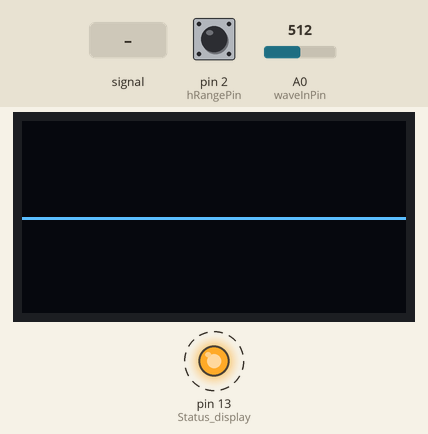
Recording of a sketch running on a simulated Arduino Nano, built with avr-gcc and run on an emulated ATmega328P. On the bench: 128×64 one-colour display, output pins drawn as LEDs (lit = HIGH). Dashed ring = blinking. The test bench sets the inputs (shaded band); at power-on: A0 (waveInPin) = 512, pin 2 (hRangePin) HIGH.

Above: at 8.2 s.
8.3 s: A0 (waveInPin) fed a 200 Hz sine of ±81 counts around its level
At 9.4 s:
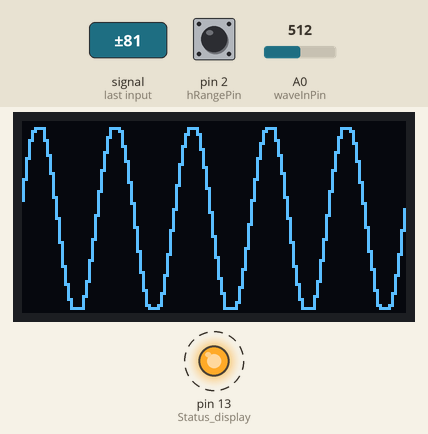
10.0 s: A0 (waveInPin) set to 716
At 10.32 s:
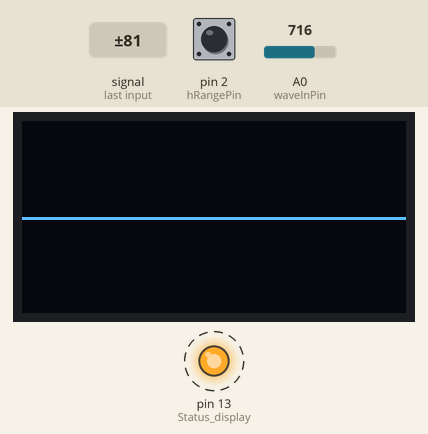
11.5 s: pin 2 (hRangePin) pulled LOW for 0.15 s
At 12.4 s:
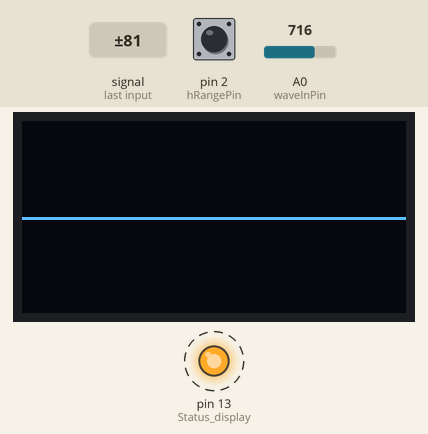
13.1 s: A0 (waveInPin) fed a 1000 Hz sine of ±255 counts around its level
At 14.2 s:
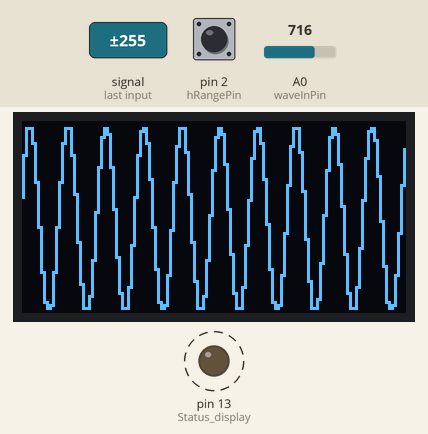
14.6 s: pin 2 (hRangePin) pulled LOW for 1 s
At 15.63 s:
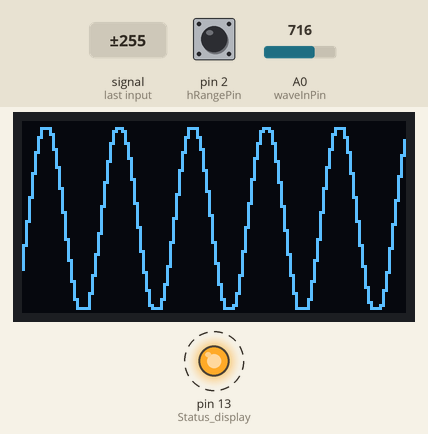
Timing chart, 0 to 17.2 s (numbered marks = the images above; inputs shaded):
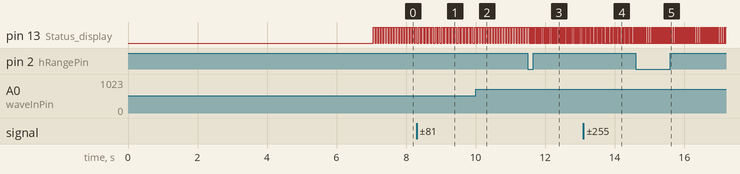

The sketch:

wavemonitor.ino
```cpp
/*
Wave Monitor for modular synthesizers
Based on "Simple oscilloscope (_20190212_OLEDoscilloscope.ino)" by radiopench
http://radiopench.blog96.fc2.com/blog-entry-893.html

Mods to the original sketch:
- single button action (time base)
- auto voltage range mode only
- removed all measurement capabilities and visual informations for faster execution and higher view area
- reduced horizontal ranges
- some minor change to face hardware modifications

Software-wise, this was mainly a trimming of an existing code work, so all credits goes
to radiopench.

Hardware modifications: any incoming signal is forced in the 0 to +5V range by an active
comparator. Signals in the range +/-12V where planned, but a different range is possible changing
some resistor value.
The signal input goes to analog pin "A0". The single button here used is connected
to D2. Software debounce is implemented. No other component is required.
SSD1306 OLED screen is connected to SDA and SCL pins (A4 and A5 respectively in arduino nano) and
powered by +5V and GND.

by barito, oct 2021
www.synthbrigade.altervista.org
*/

#include <Wire.h>
#include <Adafruit_GFX.h>
#include <Adafruit_SSD1306.h>

#define SCREEN_WIDTH 128        // OLED display width
#define SCREEN_HEIGHT 64        // OLED display height
#define REC_LENGTH 250          // Waveform data buffer size

// Declaration for an SSD1306 display connected to I2C (SDA, SCL pins)
#define OLED_RESET     -1      // Reset pin # (or -1 if sharing Arduino reset pin)
Adafruit_SSD1306 display(SCREEN_WIDTH, SCREEN_HEIGHT, &Wire, OLED_RESET);

const int waveInPin = A0;      // analog input pin
const int hRangePin = 2;       //h-range selection switch

int waveBuff[REC_LENGTH];      // Waveform data recording memory (RAM is barely available)

volatile int hRange;           // Horizontal range 0:50m, 1:20m, 2:10m, 3:5m, 4;2m, 5:1m, 6:500u, 7;200u
volatile int trigD;            // Trigger direction (polarity) 0: positive, 1: negative

int dataMin;                   // Minimum buffer value (min: 0)
int dataMax;                   // Maximum buffer value (max: 1023)
int trigP;                     // Trigger position on the data buffer

boolean hRangeState;           // h-range button state
unsigned long hRangeTime;      // h-range button last press (software debounce)
int debTime = 20;              // ms; Debounce time
boolean NOSIGNAL;              // no incoming signal

void setup() {
  pinMode(2, INPUT_PULLUP);                // h-range pin
  pinMode(13, OUTPUT);                     // Status display
  hRangeState = digitalRead(hRangePin);    // initialize h-range button status
  hRange = 3;
 //     Serial.begin(115200);        // Using this consumes a lot of RAM
  if (!display.begin(SSD1306_SWITCHCAPVCC, 0x3C)) { // Address 0x3C for 128x64
    //       Serial.println(F("SSD1306 failed"));
    for (;;);                              // Don't proceed, loop forever
  }
  startScreen();                           // Draw common parts
}

void loop() {
  display.clearDisplay();                  // Clear all screen
  digitalWrite(13, HIGH);
  readWave();                              // Waveform read (minimum 1.6ms)
  digitalWrite(13, LOW);
  dataAnalize();                           // Collect various data information
  plotData();                              // Graph plot
  display.display();                       // Transfer the buffer and display it
  ButtonHandling();
}

void readWave() {                          // Record waveform in memory
switch (hRange) {                          // Change the recording speed according to the range

  case 0: {                                // 50ms range
      ADCSRA = ADCSRA & 0xf8;              // enable AD convertion
      ADCSRA = ADCSRA | 0x07;              // set prescaler to 128 (arduino original, higher prescaler)
      for (int i = 0; i < REC_LENGTH; i++) {
        waveBuff[i] = analogRead(waveInPin);
        delayMicroseconds(1888);           // Sampling cycle adjustment
      }
      break;
    }

  case 1: {                                // 20ms range
      ADCSRA = ADCSRA & 0xf8;              // enable AD convertion
      ADCSRA = ADCSRA | 0x07;              // set prescaler to 128 (arduino original, higher prescaler)
      for (int i = 0; i < REC_LENGTH; i++) {
        waveBuff[i] = analogRead(waveInPin);
        delayMicroseconds(688);            // Sampling cycle adjustment
      }
      break;
    }

  case 2: {                                // 10 ms range
      ADCSRA = ADCSRA & 0xf8;              // enable AD convertion
      ADCSRA = ADCSRA | 0x07;              // set prescaler to 128 (arduino original, higher prescaler)
      for (int i = 0; i < REC_LENGTH; i++) {
        waveBuff[i] = analogRead(waveInPin);
        delayMicroseconds(288);            // Sampling cycle adjustment
      }
      break;
    }

  case 3: {                                // 5 ms range
      ADCSRA = ADCSRA & 0xf8;              // enable AD convertion
      ADCSRA = ADCSRA | 0x07;              // set prescaler to 128 (arduino original, higher prescaler)
      for (int i = 0; i < REC_LENGTH; i++) {
        waveBuff[i] = analogRead(waveInPin);
        delayMicroseconds(88);             // Sampling cycle adjustment
      }
      break;
    }

  case 4: {                                // 2 ms range
      ADCSRA = ADCSRA & 0xf8;              // enable AD convertion
      ADCSRA = ADCSRA | 0x06;              // set prescaler to 64 (0x1=2, 0x2=4, 0x3=8, 0x4=16, 0x5=32, 0x6=64, 0x7=128)
      for (int i = 0; i < REC_LENGTH; i++) {
        waveBuff[i] = analogRead(waveInPin);
        delayMicroseconds(24);             // Sampling cycle adjustment
      }
      break;
    }

  case 5: {                                // 1 ms range
      ADCSRA = ADCSRA & 0xf8;              // enable AD convertion
      ADCSRA = ADCSRA | 0x05;              // set prescaler to 32 (0x1=2, 0x2=4, 0x3=8, 0x4=16, 0x5=32, 0x6=64, 0x7=128)
      for (int i = 0; i < REC_LENGTH; i++) {
        waveBuff[i] = analogRead(waveInPin);
        delayMicroseconds(12);             // Sampling cycle adjustment
      }
      break;
    }

  case 6: {                                // 500us range
      ADCSRA = ADCSRA & 0xf8;              // enable AD convertion
      ADCSRA = ADCSRA | 0x04;              // set prescaler to 16 (0x1=2, 0x2=4, 0x3=8, 0x4=16, 0x5=32, 0x6=64, 0x7=128)
      for (int i = 0; i < REC_LENGTH; i++) {
        waveBuff[i] = analogRead(waveInPin);
        delayMicroseconds(4);              // Sampling cycle adjustment
      // Time fine adjustment 1.875 μs (1 clock with one nop, 0.0625 μs @ 16 MHz)
      asm("nop"); asm("nop"); asm("nop"); asm("nop"); asm("nop"); asm("nop"); asm("nop"); asm("nop"); asm("nop"); asm("nop");
      asm("nop"); asm("nop"); asm("nop");
      }
    break;
  }

  case 7: {                                // 200us range
      ADCSRA = ADCSRA & 0xf8;              // enable AD convertion
      ADCSRA = ADCSRA | 0x02;              // set prescaler to 4(0x1=2, 0x2=4, 0x3=8, 0x4=16, 0x5=32, 0x6=64, 0x7=128)
      for (int i = 0; i < REC_LENGTH; i++) {
        waveBuff[i] = analogRead(waveInPin);
      // Time fine adjustment 1.875 μs (1 clock with one nop, 0.0625 μs @ 16 MHz)
      asm("nop"); asm("nop"); asm("nop"); asm("nop"); asm("nop"); asm("nop"); asm("nop"); asm("nop"); asm("nop"); asm("nop");
      asm("nop"); asm("nop"); asm("nop"); asm("nop"); asm("nop"); asm("nop"); asm("nop"); asm("nop"); asm("nop"); asm("nop");
      asm("nop"); asm("nop"); asm("nop"); asm("nop"); asm("nop"); asm("nop"); asm("nop"); asm("nop"); asm("nop"); asm("nop");
      }
    break;
  }
}
}

void dataAnalize() {                      //Set various information for drawing
  int d;
  long sum = 0;

  // Find the maximum and minimum values
  dataMin = 1023;                         // Initialize minimum
  dataMax = 0;                            // Initialize maximum
  for (int i = 0; i < REC_LENGTH; i++) {  // Find the maximum and minimum values
    d = waveBuff[i];
    sum = sum + d;
    if (d < dataMin) {
      dataMin = d;                        // minimum value
    }
    if (d > dataMax) {
      dataMax = d;                        // maximum value
    }
  }
  if (dataMin + 5 > dataMax){            // the value added to dataMin avoids to display very low volume signals. The lower the volume, the lower the wave resolution.
    NOSIGNAL = true;
  }
  else {
    NOSIGNAL = false;
  }

if(NOSIGNAL == false){
  // Find the trigger position
  for (trigP = ((REC_LENGTH / 2) - 51); trigP < ((REC_LENGTH / 2) + 50); trigP++) { // Find the point that straddles the median in the center of the data range
    if (trigD == 0) {                     // If the trigger direction is 0 (positive trigger)
      if ((waveBuff[trigP - 1] < (dataMax + dataMin) / 2) && (waveBuff[trigP] >= (dataMax + dataMin) / 2)) {
        break;                            // Rise trigger detection!
      }
    } else {                              // If not 0 (negative trigger)
      if ((waveBuff[trigP - 1] > (dataMax + dataMin) / 2) && (waveBuff[trigP] <= (dataMax + dataMin) / 2)) {
        break;
      }                                   // Fall trigger detection!
    }
  }
  if (trigP >= ((REC_LENGTH / 2) + 50)) { // If the trigger is not found, center it
    trigP = (REC_LENGTH / 2);
  }
}
}

void startScreen() {                 // Screen display at start
  display.clearDisplay();
  display.setTextSize(2);            // Double-angle characters
  display.setTextColor(WHITE);
  display.setCursor(10, 15);
  display.println(F("WAVE MON"));    // welcome message
  display.setCursor(10, 35);
  display.setTextSize(1);            // Standard font size
  display.println(F("v0.1b"));
  display.display();
  delay(7000);
  display.clearDisplay();
}

void plotData() {                    // Plot data based on array values
  long y1, y2;
if (NOSIGNAL){
    display.drawLine(0, 32, SCREEN_WIDTH, 32, WHITE);                                 // straight line at screen center
}
else{ //signal is present
  for (int x = 0; x <= SCREEN_WIDTH; x++) {
    y1 = map(waveBuff[x + trigP -50], dataMin, dataMax, SCREEN_HEIGHT, 0); // Convert wave buffer values to plot coordinates
    y1 = constrain(y1, 2, 62);                                             // Constrain values withing the display area
    y2 = map(waveBuff[x + trigP -51], dataMin, dataMax, SCREEN_HEIGHT, 0); // Very next point, for line connection
    y2 = constrain(y2, 2, 62);                                             // Constrain values withing the display area
    display.drawLine(x, y1, x, y2, WHITE);                                 // Connect the two points with a line
  }
}
}

void ButtonHandling() {                   // Buttons handling
if(digitalRead(hRangePin) != hRangeState && millis()- hRangeTime > debTime){
  hRangeState = !hRangeState;
  hRangeTime = millis();
  if(hRangeState == LOW){       // Button pressed (input pullup)
    hRange++;
    if (hRange > 5) {           //reduced range
      hRange = 2;               // Cycle back
    }
  }
}
}
```

Measured:
- after the input at 8.3 s, pin 13 (Status_display): alternates HIGH for 0.05 s and LOW for 0.05 s, starting after 0.15 s; the display: first changes after 0.06 s (image 1 shows a later state)
- after the input at 11.5 s, pin 13 (Status_display): alternates HIGH for 0.02 s and LOW for 0.03 s, starting after 0.13 s
- after the input at 13.1 s, pin 13 (Status_display): alternates HIGH for 0.02 s and LOW for 0.05 s, starting after 0.12 s; the display: first changes after 0.07 s (image 4 shows a later state)
- by itself, pin 13 (Status_display): alternates HIGH for 0.05 s and LOW for 0.03 s
